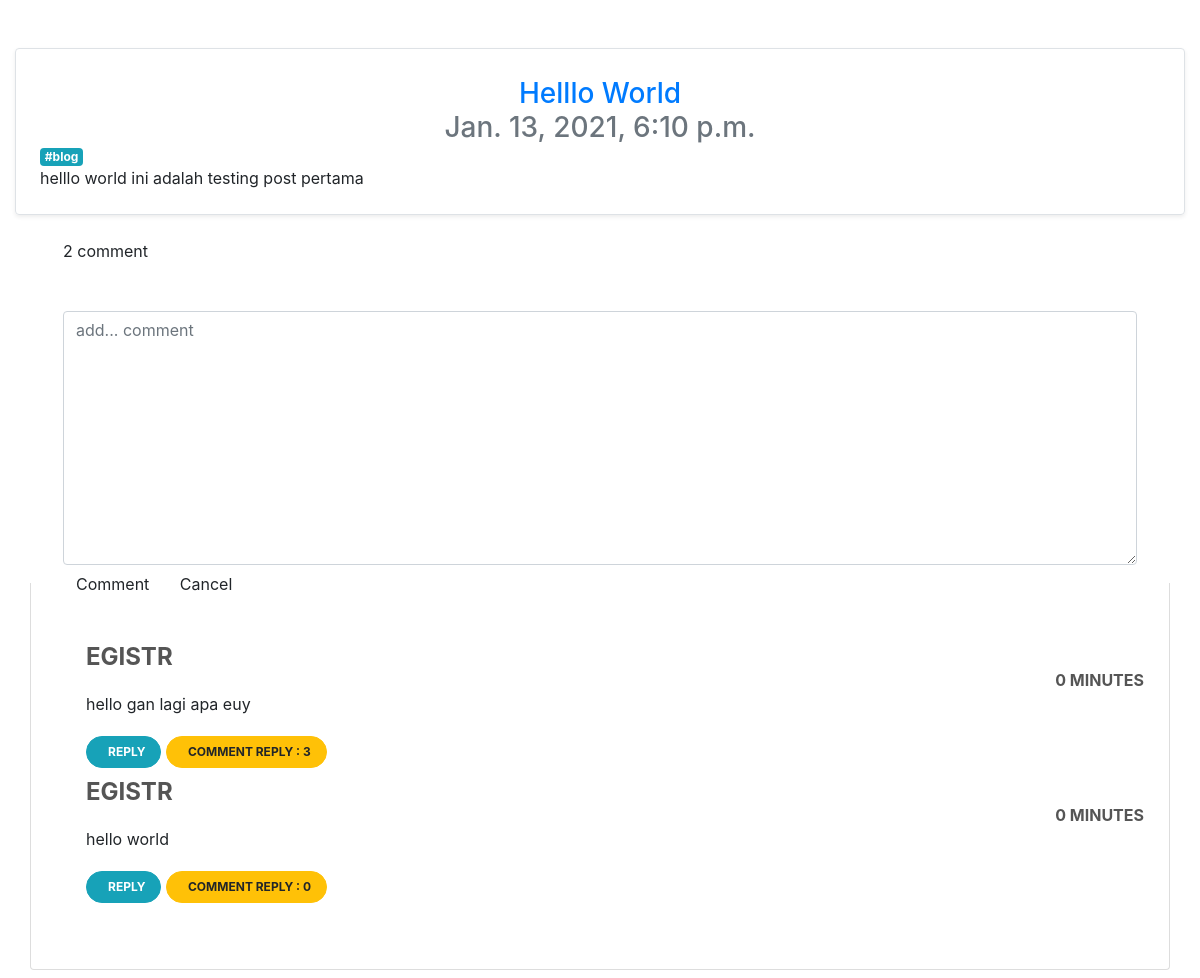
The app's page /detail/helllo-world with its own data.
### blog/models.py (models this page shows, shortened)
class Posts(models.Model):
    author = models.ForeignKey(settings.AUTH_USER_MODEL, blank=True, null=True, on_delete=models.CASCADE, default=3)
    title = models.CharField(max_length=50)
    content = models.TextField()
    category = models.ForeignKey(Category,on_delete=models.CASCADE,blank=True, null=True)
    publish = models.DateTimeField(auto_now=True, auto_now_add=False)
    update = models.DateTimeField(auto_now=False, auto_now_add=True)
    slug= models.SlugField(blank=True, null=True)
    private = models.BooleanField(default =False)
    thumb = models.ImageField(upload_to='image/tumb', height_field='height_field', width_field='width_field',default='image/tumb/default.jpeg')
    height_field = models.IntegerField(default=0)
    width_field = models.IntegerField(default=0)
    tags = TaggableManager()
    class Meta:
        ordering=['-publish','-update']

### comment/models.py (models this page shows, shortened)
class Comment(models.Model):
    user = models.ForeignKey(settings.AUTH_USER_MODEL,
                             default=1, on_delete=models.CASCADE)
    contenttype = models.ForeignKey(
        ContentType, on_delete=models.CASCADE, blank=True, null=True)
    object_id = models.PositiveIntegerField(blank=True, null=True)
    content_object = GenericForeignKey('contenttype', 'object_id')
    parent = models.ForeignKey(
        "self", blank=True, null=True, on_delete=models.CASCADE)
    content = models.TextField()
    timestamp = models.DateTimeField(auto_now=False, auto_now_add=True)
    objects = CommentManager()
    class Meta:
        ordering = ["-timestamp"]
    def children(self):
        return Comment.objects.filter(parent=self)

### blog/views.py (the view)
# urls.py: path("detail/<slug:slug>", PostsDetailView.as_view(), name="detail"),
class PostsDetailView(DetailView):
    model = Posts
    template_name = "blog/detail.html"
    context_object_name= 'post'
    def get_context_data(self, **kwargs):
        context = super().get_context_data(**kwargs)
        slug = self.kwargs['slug']
        instance = get_object_or_404(Posts,slug=slug)
        comment = Comment.objects.filter_by_instance(instance)
        form = CommetForm()
        context["comments"]= comment
        context['form']= form
        return context
    def post(self,request,*args, **kwargs):
        slug = self.kwargs['slug']
        instance = get_object_or_404(Posts, slug=slug)
        form = CommetForm(self.request.POST)
        if form.is_valid():
            data = form.save()
            data.contenttype = instance.get_content_type
            data.object_id = instance.id
            data.user = request.user
            parent_obj = None
            try:
                parent_id = int(request.POST['parent_id'])
            except:
                parent_id = None
            if parent_id:
                parent_qs = Comment.objects.filter(id=parent_id)
                if parent_qs.exists() and parent_qs.count() == 1:
                    parent_obj = parent_qs.first()
            data.parent = parent_obj
            data.save()
            self.object = self.get_object()
            context = super(DetailView, self).get_context_data(**kwargs)
            form = CommetForm()
            comments = Comment.objects.filter_by_instance(instance)
            context['comments'] = comments
            context['form'] = form
            return self.render_to_response(context=context)
        else:
            print('error')

### comment/forms.py
class CommetForm(forms.ModelForm):
    class Meta:
        model = Comment
        fields = (
            'content',
        )

### comment/models.py (called while the page is built)
    def filter_by_instance(self, instance):
        contenttype = ContentType.objects.get_for_model(instance.__class__)
        obj_id = instance.id
        qs = super(CommentManager, self).filter(
            contenttype=contenttype, object_id=obj_id).filter(parent=None)
        return qs

### templates/blog/detail.html (shortened to what this page needs)
{% extends 'base.html' %}
{% load static %}
{% load widget_tweaks %}
{% block css_static %}
<link rel="stylesheet" href="{% static 'css/style.css' %}">
{% endblock css_static %}
{% block content %}
<div class="container-fluid pt-5 ">
    <div class="row mb-2 posts">
        <div class="col-md-12">
            <div class="cards">
                <div class="row no-gutters border rounded  flex-md-row mb-4 shadow-sm h-md-250">
                    <div class="col p-4 d-flex flex-column position-static">
                        <h3 class="my-1 text-center"><a href="">{{post.title}}</a> <p class="mb-auto text-muted">{{post.publish}}</p></h3>
                            <div style="display:flex">
                                {% for tag in post.tags.all %}
                                    <a href="{% url 'blog:tag' tag.name %}" class="mr-1 badge badge-info">#{{ tag }}</a>
                                {% endfor %}
                            </div>
                            <p class="mb-auto">{{post.content|safe}}</p>
                    </div>
                </div>
            </div>
        </div>
        <div class="col-md-12">
            <div class="comments">
                <div class="comments-details">
                    <span class="total-comments comments-sort p-5">{{comments.count}} comment</span>
                </div>
            <div class="comment-box add-comment p-5" style="height: 320px;">
                <span class="commenter-name">
                    <form action="" method="post">
                        {% render_field form.content class="form-control" placeholder="add... comment" %}
                        <button type="submit" class="btn btn-default">Comment</button>
                        <button type="cancel" class="btn btn-default">Cancel</button>
                    </form>
                </span>
            </div>
          </div>
        <div class="col-md-12">
            <div class="tab-content">
                <div class="tab-pane active" id="comments-logout">
                    <ul class="media-list">
                     {% for comment in comments %}
                        <li class="row media">
                            <div class="media-body col-md-12">
                                <div class="well well-lg">
                                    <h4 class="media-heading text-uppercase reviews">{{comment.user.username}} </h4>
                                        <p class="media-date text-uppercase reviews list-inline">{{comment.timestamp|timeuntil}}</p>
                                    <p class="media-comment">
                                    {{comment.content}}
                                    </p>
                                    <a class="btn btn-info btn-circle text-uppercase" href="#replyOneComment" id="reply" data-toggle='collapse'><span class="glyphicon glyphicon-share-alt"></span> Reply</a>
                                    <a class="btn btn-warning btn-circle text-uppercase" data-toggle="collapse" href="#replyOne"><span class="glyphicon glyphicon-comment"></span> comment reply : {{comment.children.count}}</a>
                                </div>
                            </div>
                        </li>
                    {% endfor %}
                    </ul>
          </div>
        </div>
    </div>
</div>
{% endblock content %}

### templates/base.html (shortened to what this page needs)
{% load static %}
<html>
    <head>
        <link rel="stylesheet" href="https://stackpath.bootstrapcdn.com/bootstrap/4.3.1/css/bootstrap.min.css">
        {% block css_static %}
        {% endblock css_static %}
    </head>
    <body>
    {% block content %}{% endblock content %}
    </body>
</html>

### static/css/style.css (style rules this page uses)
.reviews { color: #555; font-weight: bold; margin: 10px auto 20px; }
.media-body { position: relative; }
.media-date { position: absolute; right: 25px; top: 25px; }
.media-comment { margin-bottom: 20px; }
.btn-circle { font-weight: bold; font-size: 12px; padding: 6px 15px; border-radius: 20px; }
.btn-circle span { padding-right: 6px; }
.tab-content { padding: 50px 15px; border: 1px solid #ddd; border-top: 0; border-bottom-right-radius: 4px; border-bottom-left-radius: 4px; }

### records on screen
Posts: title "Helllo World", publish "Jan. 13, 2021, 6:10 p.m.", content "helllo world ini adalah testing post pertama"
Tag: name "blog"
Comment: user.username "EGISTR", timestamp "0 MINUTES", content "hello gan lagi apa euy", children.count "3"
Comment: user.username "EGISTR", timestamp "0 MINUTES", content "hello world", children.count "0"

### other values on screen
{{ comments.count }} "2"
